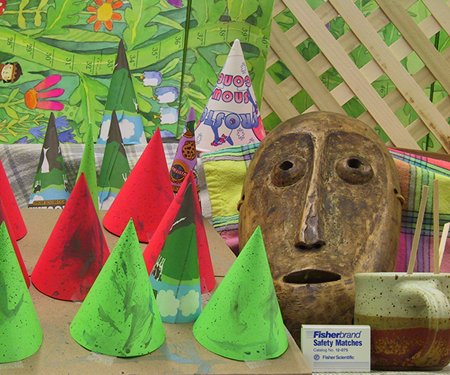
#> input picture Image Processing in VRAR Systems/data/left.jpg, 450 x 375 px
$ jupyter execute 'Image Processing for VRAR Systems.ipynb'
#> lines starting #> are read from the running program, lines starting #| are printed output that depends on the picture
## Image Processing for VRAR Systems

### This project contains these parts:
1. Distortion
    - Simple Distortion
    - Barrel Distortion
    - Inverse Distortion with/without linear/bilinear interpolation
2. Boundary Blur
3. Disparity Map Generation

### Author: Qian Ruiling

[cell 1]
import os
import cv2
import math
import numpy as np
import matplotlib.pyplot as plt
from PIL import Image
from skimage.draw import ellipse
from scipy.signal import convolve2d

from pylab import *
from scipy.ndimage import *

#### Get data from files

[cell 2]
img_left = cv2.imread(os.path.join(os.getcwd(), 'data/left.jpg'))
#> img_left is the input picture: shape (375, 450, 3); mean B, G, R 82.3, 130.2, 132.6
img_right = cv2.imread(os.path.join(os.getcwd(), 'data/right.jpg'))
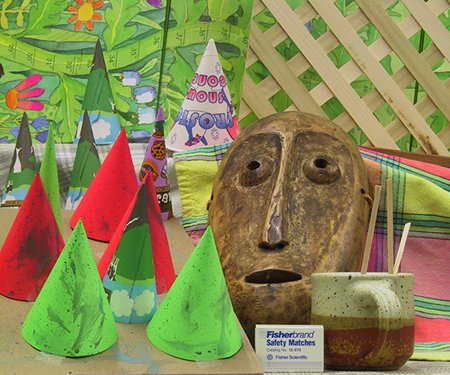
#> input picture Image Processing in VRAR Systems/data/right.jpg, 450 x 375 px
#> img_right is the input picture: shape (375, 450, 3); mean B, G, R 83.6, 133.3, 137.4
print(img_left.shape)
#| (375, 450, 3)
print(img_right.shape)
#| (375, 450, 3)

#### 1. Distortion functions
- Simple Distortion

[cell 3]
distorted_img_simple = None
def simple_distortion(k1=0.2, plot=True):
    """
        Apply simple distortion to the image
        :k distortion parameter
        :return: the distorted image
    """
#> called with k1 = 0.2, plot = True
    # Convert image to float32 for accurate calculations
    global distorted_img_simple
    img_left_float = img_left.astype(np.float32)

    # Get image dimensions
    height, width, channels = img_left_float.shape
#> height = 375; width = 450; channels = 3

    # Create distorted image placeholder as a copy of the color image
    distorted_img = np.zeros_like(img_left_float)

    # Get image center coordinates
    center_x = (width) / 2
#> center_x = 225
    center_y = (height) / 2
#> center_y = 187.5
    d = int(min(width, height) / 2)
#> d = 187

    # Iterate through each pixel in the image
    for x in range(width):
        for y in range(height):
            # Calculate the distance from the center
            dx = (x - center_x) / center_x
            dy = (y - center_y) / center_y
            r = math.sqrt(dx**2 + dy**2)

            # Apply radial distortion formula
            radial_x = x * (1 + k1 * r)
            radial_y = y * (1 + k1 * r)

            # Round the coordinates to integers
            radial_x = int(round(radial_x))
            radial_y = int(round(radial_y))

            # Check if the distorted coordinates are within the image bounds
            if 0 <= radial_x < width and 0 <= radial_y < height:
                # Set the pixel color at (x,y) to the color of the distorted pixel at (distorted_x,distorted_y)
                distorted_img[y][x] = img_left[radial_y][radial_x]
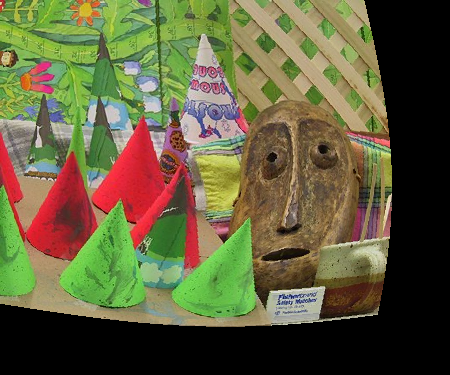
#> distorted_img: shape (375, 450, 3) float32; mean B, G, R 60.3, 94.3, 97.4

    # Convert the distorted image back to uint8
    distorted_img = distorted_img.astype(np.uint8)

    distorted_img_simple = distorted_img

    if plot:
        plt.subplot(121)
        plt.imshow(cv2.cvtColor(img_left, cv2.COLOR_BGR2RGB))
        plt.subplot(122)
        plt.imshow(cv2.cvtColor(distorted_img_simple, cv2.COLOR_BGR2RGB))
        plt.show()
simple_distortion()
print(distorted_img_simple.shape)
#| (375, 450, 3)

- Barrel distortion function

[cell 4]
def barrel_distortion(k1=None, k2=None, k3=None, p1=None, p2=None, type=None, plot=True):
    """
        Apply barrel distortion to the image
        :k distortion parameter
        :return: the distorted image
    """
#> called with plot = True

    k1 = -0.05
    k2 = 0.05
    k3 = 0.2
    p1 = 0
    p2 = 0
    global distorted_img_barrel

    # Convert image to float32 for accurate calculations
    img_left_float = img_left.astype(np.float32)

    # Get image dimensions
    height, width, channels = img_left_float.shape
#> height = 375; width = 450; channels = 3

    # Create distorted image placeholder as a copy of the color image
    distorted_img = np.zeros_like(img_left_float)

    # Get image center coordinates
    center_x = (width) / 2
#> center_x = 225
    center_y = (height) / 2
#> center_y = 187.5
    d = int(min(width, height) / 2)
#> d = 187

    # Iterate through each pixel in the image

    for y in range(height):
        for x in range(width):
            # Calculate the distance from the center

            dx = (x - center_x) / center_x
            dy = (y - center_y) / center_y
            r = math.sqrt(dx**2 + dy**2)
            radial_distortion = 1 + k1 * r**2 + k2 * r**4 + k3 * r**6
            tangential_distortion_x = 2 * p1 * dx * dy + p2 * (r**2 + 2 * dx**2)
            tangential_distortion_y = p1 * (r**2 + 2 * dy**2) + 2 * p2 * dx * dy
            distorted_x = int(center_x + center_x *(dx * radial_distortion + tangential_distortion_x))
            distorted_y = int(center_y + center_y *(dy * radial_distortion + tangential_distortion_y))

            # Check if the distorted coordinates are within the image bounds
            if 0 <= distorted_x < width and 0 <= distorted_y < height:
                # Set the pixel color at (x,y) to the color of the distorted pixel at (distorted_x,distorted_y)
                distorted_img[y][x] = img_left[distorted_y][distorted_x]
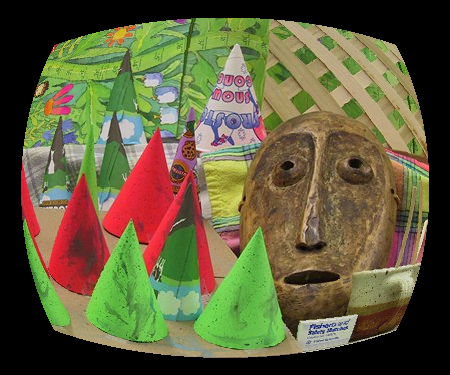
#> distorted_img: shape (375, 450, 3) float32; mean B, G, R 59.6, 92.8, 96.6
    # Convert the distorted image back to uint8
    distorted_img = distorted_img.astype(np.uint8)

    distorted_img_barrel = distorted_img

    if plot:
        plt.subplot(121)
        plt.imshow(cv2.cvtColor(img_left, cv2.COLOR_BGR2RGB))
        plt.subplot(122)
        plt.imshow(cv2.cvtColor(distorted_img_barrel, cv2.COLOR_BGR2RGB))
        plt.show()
barrel_distortion()

#### 2. Reverse distortion functions
- Inverse Simple Distortion

[cell 5]
undistorted_img_simple = None
def simple_inverse_distortion(k1=0.2, plot=True):
    """
        Apply simple inverse distortion to the image
        :k distortion parameter
        :return: the undistorted image
    """
#> called with k1 = 0.2, plot = True
    # Convert image to float32 for accurate calculations
    distorted_img_float = distorted_img_simple.astype(np.float32)

    # Get image dimensions
    height, width, channels = distorted_img_float.shape
#> height = 375; width = 450; channels = 3

    # Create undistorted image placeholder as a copy of the distorted image
    undistorted_img = np.zeros_like(distorted_img_float)

    # Get image center coordinates
    center_x = (width) / 2
    center_y = (height) / 2
    d = int(min(width, height) / 2)

    # Iterate through each pixel in the image
    for x in range(width):
        for y in range(height):
            # Calculate the distance from the center
            dx = (x - center_x) / center_x
            dy = (y - center_y) / center_y
            r = math.sqrt(dx**2 + dy**2)

            # Apply inverse radial distortion formula
            inverse_x = x / (1 + k1 * r)
            inverse_y = y / (1 + k1 * r)

            # Round the coordinates to integers
            inverse_x = int(round(inverse_x))
            inverse_y = int(round(inverse_y))

            # Check if the undistorted coordinates are within the image bounds
            if 0 <= inverse_x < width and 0 <= inverse_y < height:
                # Set the pixel color at (x,y) to the color of the undistorted pixel at (undistorted_x,undistorted_y)
                undistorted_img[y][x] = distorted_img_simple[inverse_y][inverse_x]
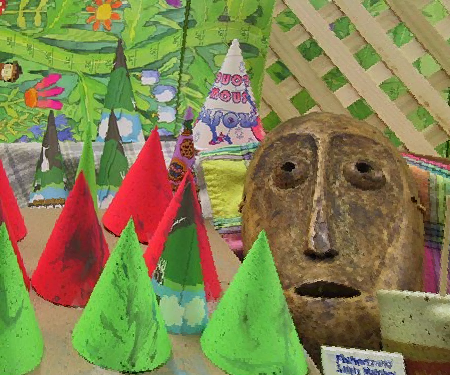
#> undistorted_img: shape (375, 450, 3) float32; mean B, G, R 80.6, 129.9, 131.1

    # Convert the undistorted image back to uint8
    undistorted_img_simple = undistorted_img.astype(np.uint8)

    if plot:
        plt.subplot(121)
        plt.imshow(cv2.cvtColor(distorted_img_simple, cv2.COLOR_BGR2RGB))
        plt.subplot(122)
        plt.imshow(cv2.cvtColor(undistorted_img_simple, cv2.COLOR_BGR2RGB))
        plt.show()
simple_inverse_distortion()

- Inverse Barrel Distortion Without Interpolated

[cell 6]
def undistortion_barrel(k1=None, k2=None, k3=None, p1=None, p2=None, type=None, plot=True):
    """
    Undistort the distorted image using barrel distortion parameters
    :return: the undistorted image
    """
#> called with plot = True

    k1 = 0
    k2 = 0
    k3 = 0.1
    p1 = 0
    p2 = 0

    # Convert image to float32 for accurate calculations
    distorted_img_float = distorted_img_barrel.astype(np.float32)

    # Get image dimensions
    height, width, channels = distorted_img_float.shape

    # Create undistorted image placeholder as a copy of the color image
    undistorted_img = np.zeros_like(distorted_img_float)

    # Get image center coordinates
    center_x = (width) / 2
    center_y = (height) / 2
    d = int(min(width, height) / 2)

    # Iterate through each pixel in the image
    for y in range(height):
        for x in range(width):
            # Calculate the distance from the center
            dx = (x - center_x) / center_x
            dy = (y - center_y) / center_y
            r = math.sqrt(dx**2 + dy**2)

            # Calculate the inverse distortion
            radial_distortion = 1 / (1 + k1 * r**2 + k2 * r**4 + k3 * r**6)
            tangential_distortion_x = -2 * p1 * dx * dy - p2 * (r**2 + 2 * dx**2)
            tangential_distortion_y = -p1 * (r**2 + 2 * dy**2) - 2 * p2 * dx * dy
            undistorted_x = int(center_x + center_x * (dx * radial_distortion + tangential_distortion_x))
            undistorted_y = int(center_y + center_y * (dy * radial_distortion + tangential_distortion_y))

            # Check if the undistorted coordinates are within the image bounds
            if 0 <= undistorted_x < width and 0 <= undistorted_y < height:
                # Set the pixel color at (x,y) to the color of the undistorted pixel at (undistorted_x, undistorted_y)
                undistorted_img[y][x] = distorted_img_barrel[undistorted_y][undistorted_x]
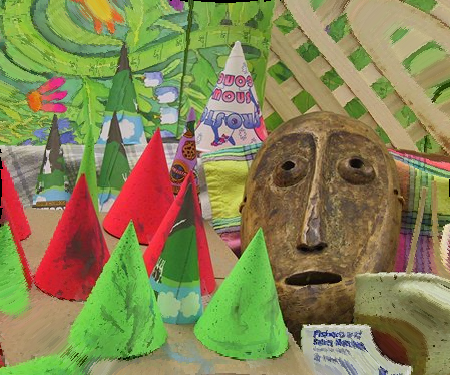
#> undistorted_img: shape (375, 450, 3) float32; mean B, G, R 84.2, 132, 134.5

    # Convert the undistorted image back to uint8
    undistorted_img = undistorted_img.astype(np.uint8)

    undistorted_img_barrel = undistorted_img

    if plot:
        plt.subplot(121)
        plt.imshow(cv2.cvtColor(distorted_img_barrel, cv2.COLOR_BGR2RGB))
        plt.subplot(122)
        plt.imshow(cv2.cvtColor(undistorted_img_barrel, cv2.COLOR_BGR2RGB))
        plt.show()
undistortion_barrel()

- Inverse Barrel Distortion With Interpolated

[cell 7]
# [67 lines left out: function undistortion_interplate, not called in this run]

- Linear

[cell 8]
undistortion_barrel('linear')

* Bilinear

[cell 9]
undistortion_barrel('bilinear')

#### 3. Boundary Blur
- I use img_left as an example to show how to do boundary blur. If I used the distorted image, it will not be clear to see the effect of boundary blur.

[cell 10]
def defocus_blur(plot=True):
    # generate blur kernel
    # kernel_size = (?, ?)
#> called with plot = True
    kernel_size = (5, 5)
    # hints:
    assert kernel_size[0] == kernel_size[1]

    kernel = np.zeros(kernel_size, dtype=np.float32)
    kernel[kernel_size[0]//2, kernel_size[1]//2] = 1
    kernel = gaussian_filter(kernel, 1)
    # todo (1) you need to design the kernel yourselves

    normal_factor = np.sum(kernel)
    kernel = kernel / normal_factor

    # todo (2) adjust kernel (maybe you need to adjust some elements in the kernel to get better results)

    # convolution with kernel
    assert img_left is not None
    blurred_img = np.zeros_like(img_left)
    blurred_img[:, :, 0] = convolve2d(img_left[:, :, 0], kernel, mode='same', fillvalue=255.0).astype(
        'uint8')
    blurred_img[:, :, 1] = convolve2d(img_left[:, :, 1], kernel, mode='same', fillvalue=255.0).astype(
        'uint8')
    blurred_img[:, :, 2] = convolve2d(img_left[:, :, 2], kernel, mode='same', fillvalue=255.0).astype(
        'uint8')

    # restore the original rgb from the center of distorted image
    image_center_ij = np.array(
        [(img_left.shape[0] / 2), (img_left.shape[1] / 2)])
    radius_image = min(
        img_left.shape[0], img_left.shape[1]) / 4
    img_r, img_c = ellipse(
        image_center_ij[0], image_center_ij[1], radius_image, radius_image)
    blurred_img[img_r, img_c, :] = img_left[img_r, img_c, :]
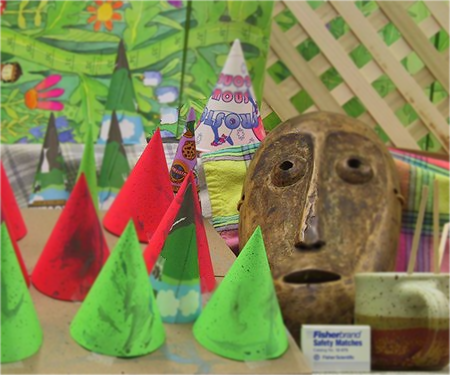
#> blurred_img: shape (375, 450, 3); mean B, G, R 82.5, 130.2, 132.6

    blurred_img = blurred_img

    if plot:
        plt.subplot(121)
        plt.imshow(cv2.cvtColor(img_left , cv2.COLOR_BGR2RGB))
        plt.subplot(122)
        plt.imshow(cv2.cvtColor(blurred_img , cv2.COLOR_BGR2RGB))
        plt.show()
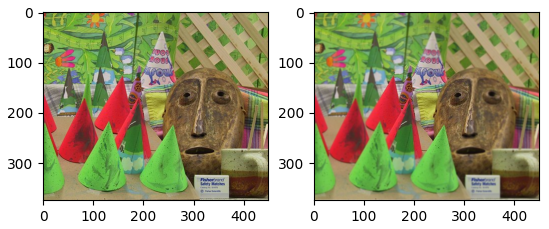
#> figure drawn by matplotlib, 2 panels
defocus_blur()

#### 4. Disparity Map Generation

[cell 11]
def disparity(start=4, steps=50, wid=13, plot=True):
    """
        estimate depth from disparity calculation
        start: the start index of rolling
        steps: the steps per rolling
        wid: the width of filter
        plot: show the result figures
    """
#> called with start = 4, steps = 50, wid = 13, plot = True
    disparity_img = np.zeros_like(img_left)
    left_gray = cv2.imread(os.path.join(
       os.getcwd(), 'data/left.jpg'), cv2.IMREAD_GRAYSCALE)
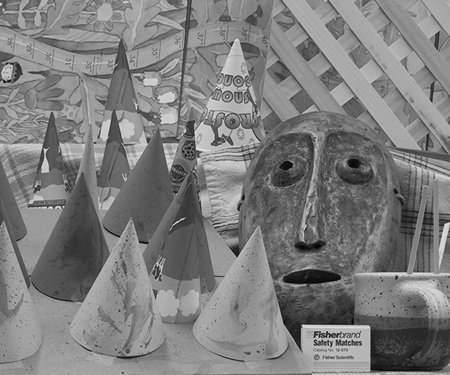
#> left_gray: shape (375, 450); min 0, max 242, mean 125.5
    right_gray = cv2.imread(os.path.join(
        os.getcwd(), 'data/right.jpg'), cv2.IMREAD_GRAYSCALE)
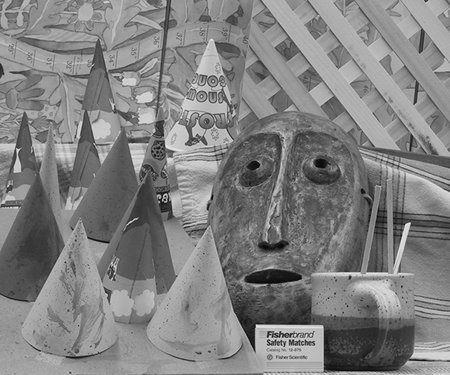
#> right_gray: shape (375, 450); min 0, max 242, mean 128.9

    # todo implement the disparity map calculation algorithm
        # Dimensions of the images
    h, w = left_gray.shape

    # Placeholder for the disparity map
    disparity_img = np.zeros((h, w), np.uint8)
    half_width = wid // 2

    # Iterate through each pixel in the left image
    for y in range(half_width, h - half_width):
        for x in range(half_width, w - half_width):
            best_offset = 0
            prev_ssd = 65534

            # Check each possible disparity value
            for offset in range(start, steps):
                ssd = 0
                # Sum of Squared Differences (SSD)
                ssd_temp = int(left_gray[y, x]) - int(right_gray[y, x - offset])
                ssd += ssd_temp**2

                # If the current SSD is smaller than the previous SSD, it is a better match
                if ssd < prev_ssd:
                    prev_ssd = ssd
                    best_offset = offset

            # Set the pixel in the disparity map to the best offset value
            disparity_img[y, x] = best_offset
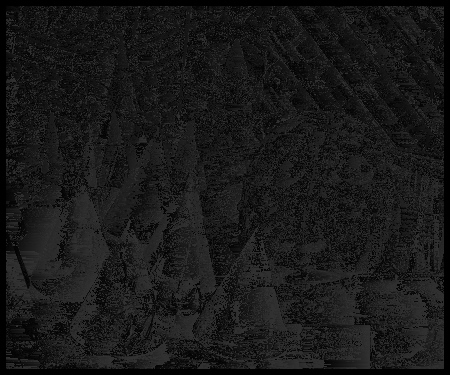
#> disparity_img: shape (375, 450); min 0, max 49, mean 24.6
    if plot:
        plt.subplot(131)
        plt.imshow(left_gray)
        plt.subplot(132)
        plt.imshow(right_gray)
        plt.subplot(133)
        plt.imshow(disparity_img)
        plt.show()
disparity()
